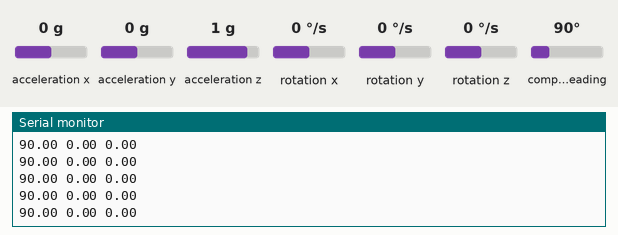
Recording of a sketch running on a simulated Arduino Uno, built with avr-gcc and run on an emulated ATmega328P. Shown: the last lines printed to the serial monitor. Inputs (shaded band) come from the test bench; at power-on: acceleration x 0 g, compass heading 90°, acceleration y 0 g, acceleration z 1 g, rotation x 0 °/s, rotation y 0 °/s, rotation z 0 °/s.

Above: at 1.3 s.
1.4 s: acceleration x set to -1.4 g
At 1.9 s:
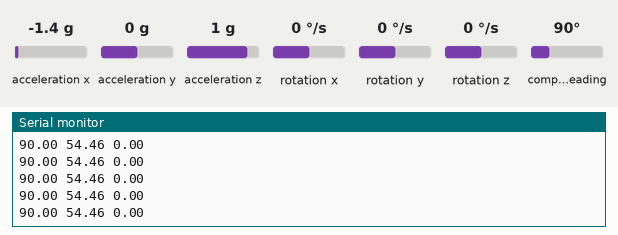
2.9 s: compass heading set to 7°
At 3.4 s:
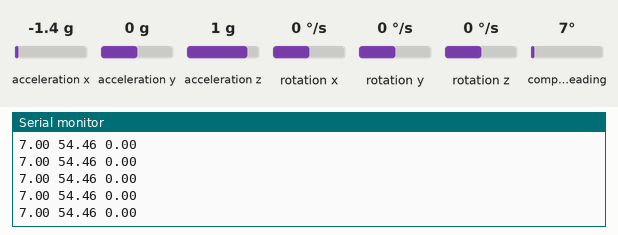
5.9 s: acceleration y set to -1.4 g
At 6.9 s:
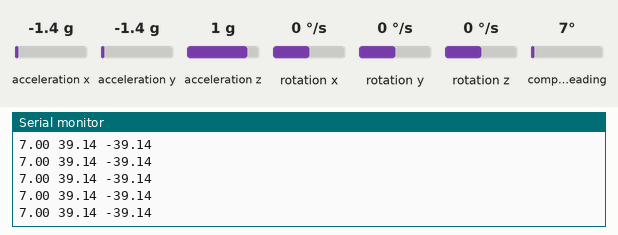
7.4 s: acceleration z set to -1.4 g
At 7.9 s:
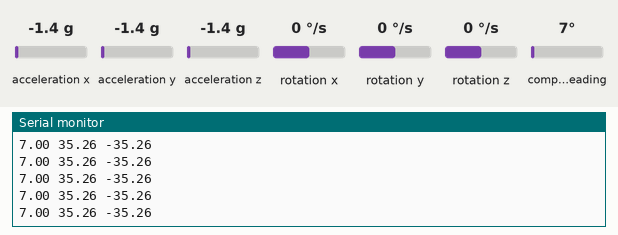
Timing chart, 0 to 9.9 s (numbered marks = the images above; inputs shaded):
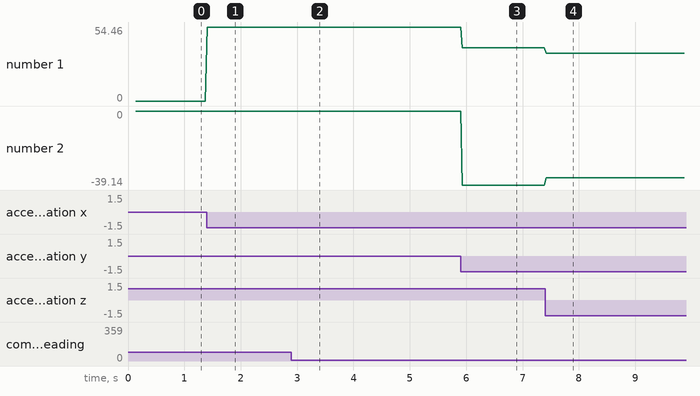

Measured:
- after the input at 1.4 s, the serial monitor: prints a new line at once (image 1)
- after the input at 2.9 s, the serial monitor: prints a new line at once (image 2)
- after the input at 5.9 s, the serial monitor: prints a new line at once (image 3)
- after the input at 7.4 s, the serial monitor: prints a new line at once (image 4)
- plotted number 1: 0 → 54.46 after the input at 1.4 s, 54.46 → 39.14 after the input at 5.9 s, 39.14 → 35.26 after the input at 7.4 s
- plotted number 2: 0 → -39.14 after the input at 5.9 s, -39.14 → -35.26 after the input at 7.4 s

The sketch:

mpu9250.ino
```cpp
#include "MPU9250.h"

MPU9250 mpu;

void setup() {
    Serial.begin(115200);
    Wire.begin();
    delay(100);

    if (!mpu.setup(0x68)) {  // change to your own address
        while (1) {
            Serial.println("MPU connection failed. Please check your connection with `connection_check` example.");
            delay(100);
        }
    }
}

void loop() {
    if (mpu.update()) {
        static uint32_t prev_ms = millis();
        if (millis() > prev_ms + 25) {
            print_roll_pitch_yaw();
            prev_ms = millis();
        }
    }
}

void print_roll_pitch_yaw() {
    Serial.print(mpu.getYaw(), 2);
    Serial.print(" ");
    Serial.print(mpu.getPitch(), 2);
    Serial.print(" ");
    Serial.println(mpu.getRoll(), 2);
}
```
